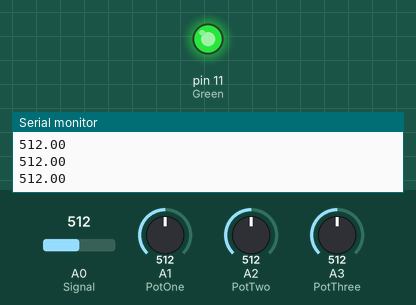
Recording of a sketch running on a simulated Arduino Uno, built with avr-gcc and run on an emulated ATmega328P. Shown: output pins drawn as LEDs (lit = HIGH), the last lines printed to the serial monitor. Dashed ring = blinking. Inputs (shaded band) come from the test bench; at power-on: A2 (PotTwo) = 512, A0 (Signal) = 512, A1 (PotOne) = 512, A3 (PotThree) = 512.

Above: at 1.2 s.
1.3 s: A2 (PotTwo) set to 306
At 1.67 s:
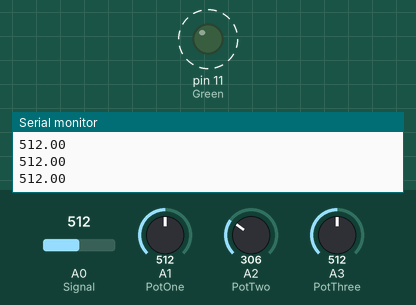
4.3 s: A0 (Signal) set to 486
At 5.5 s:
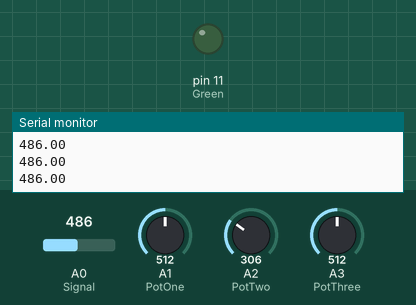
5.8 s: A0 (Signal) set to 660
At 6.2 s:
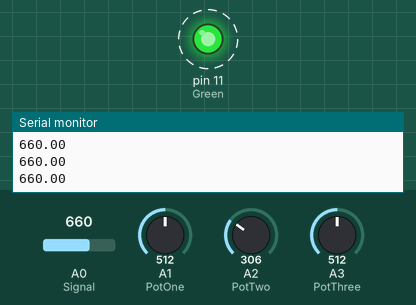
8.8 s: A0 (Signal) set to 306
At 9.7 s:
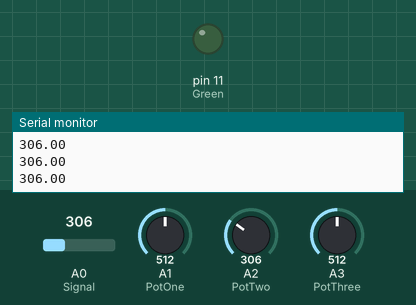
Timing chart, 0 to 11.3 s (numbered marks = the images above; inputs shaded):
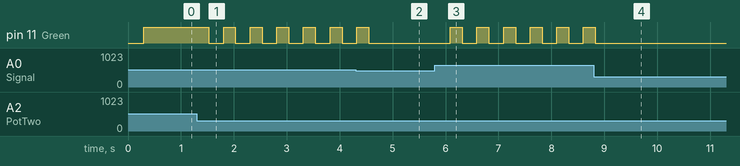

The sketch:

PulseTube1.ino
```cpp
#include <Array.h>

//pwm
int pwm = 0;
boolean pwmOn = false;

// deciding when to turn heater on and off
int LeftBound = 0;
int RightBound = 200;
boolean TurnOn = true;
int PhaseShift;
int DutyCycle;

// led timer
unsigned long previousMillis = 1000;
long currentMillis = 0;
const long interval = 500;
int Threshold = 0; // where the timer starts; syncs fridge's signal with heater's

// ports
const int Signal = A0;
const int Green = 11;
const int PotOne = A1;
const int PotTwo = A2;
const int PotThree = A3;

// averaging filter
float Voltage;
float AverageVoltage = 0;
int MeasurementsToAverage = 16;

// averaging filter 2
float AverageVoltage2 = 0;
int MeasurementsToAverage2 = 16;

// compression
float CompressedVoltage = 0;

int VoltageVal[500];
int i = 0;
int MaxVoltage = 0;
int MinVoltage = 0;

void setup() {
  Serial.begin(9600);

  pinMode(Signal,INPUT);
  pinMode(Green,OUTPUT);
  pinMode(PotOne,INPUT);
  pinMode(PotTwo,INPUT);
  pinMode(PotThree, INPUT);

}

void loop() {

  Voltage = analogRead(Signal);

  // averaging filter
  average();

  /*  finds the signal threshold
   *  1) determine the peak voltages (excluding outliers)
   *  2) calculate their average
   */
  VoltageVal[i] = AverageVoltage;
  if (MaxVoltage == 0) {
    MaxVoltage = VoltageVal[i];
  }
  if (MinVoltage == 0) {
    MinVoltage = VoltageVal[i];
  }
  if (AverageVoltage > MaxVoltage && AverageVoltage < (MaxVoltage * 1.2)) {
    MaxVoltage = VoltageVal[i];
  }
  if (AverageVoltage < MinVoltage && AverageVoltage > (MinVoltage / 1.2)) {
    MinVoltage = VoltageVal[i];
  }
  Threshold = (MaxVoltage + MinVoltage)/2;

  //graphs voltage vs. time in the plotter
  Serial.println(Voltage);


  // compressor function reduces outlier voltage spikes
 // compressor();

  // averaging filter 2
 // average2();

  // reads the potentiometer position and makes it a usable integer for our purposes
  PhaseShift = analogRead(PotOne);           // 0-600
  PhaseShift = map(PhaseShift, 0, 1023, 0, 500);
  DutyCycle = analogRead(PotTwo);          // 50-650
  DutyCycle = map(DutyCycle, 0, 1023, 50, 650);
  //DutyCycle = 200;

  pwm = analogRead(PotThree);
  pwm = map(pwm, 0, 1023, 0, 255);
   //  analogWrite(Green, pwm);

  //prevents user from overlapping cycles (we want the heater to turn on once during each period)
  RightBound = DutyCycle + PhaseShift;
  if (RightBound > 650) {
      RightBound = 650;
  }

   // records the time when the voltage crosses the threshold
  if ((AverageVoltage > Threshold) &&  millis() - previousMillis >= interval){
      previousMillis = millis();
      TurnOn = true;
  }

  // sends voltage from arduino after an amount of time (determined by PhaseShift) has ellapsed
  if ((millis() - previousMillis > LeftBound + PhaseShift) && TurnOn) {
//X   analogWrite(Green, pwm);
   digitalWrite(Green,HIGH);
     TurnOn = false;
  }

  // stops sending voltage after an amount of time (determined by DutyCycle) has ellapsed
  if (millis() - previousMillis > RightBound) {
    digitalWrite(Green,LOW);


    i++;
  }
}

// averaging filter functions
void average() {
  for(int p = 0; p < MeasurementsToAverage; ++p)
  {
    AverageVoltage += Voltage;
    delay(1);
  }
  AverageVoltage /= MeasurementsToAverage;
}


void average2() {
  for(int q = 0; q < MeasurementsToAverage2; ++q)
  {
    AverageVoltage2 += CompressedVoltage;
    delay(1);
  }
  AverageVoltage2 /= MeasurementsToAverage;
}
```

Measured:
- the behaviour switches between 496 and 495 on A0 (Signal) (found by bisection; images 1 and 2)
- after the input at 1.3 s, pin 11 (Green): alternates HIGH for 0.23 s and LOW for 0.28 s, starting after 0.23 s
- after the input at 4.3 s, pin 11 (Green): goes on until 4.5 s, then stays LOW
- after the input at 5.8 s, pin 11 (Green): alternates HIGH for 0.23 s and LOW for 0.28 s, starting after 0.29 s
- after the input at 8.8 s, pin 11 (Green): goes on until 8.8 s, then stays LOW
